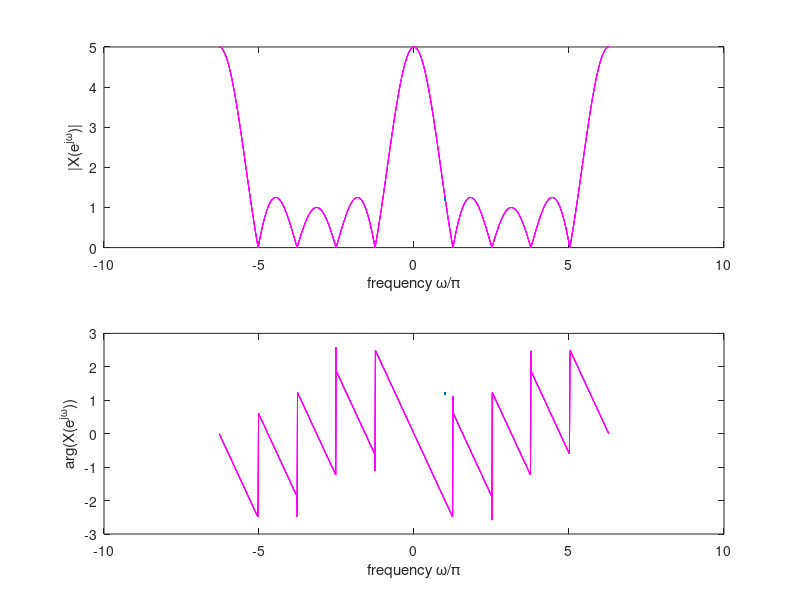

Reproduce this figure in MATLAB.
clear;

x= [1, 1, 1, 1, 1];
n = length(x) - 1;
N = 500;
k = -N : N;
y= 0;

wn = (2*pi/N);


for i = 0:n
    y = y + x.*cos(wn.*(k'*i)) - 1j * x.*sin(wn.*(k'*i));
end

% set the x 
w = (2*pi.*k')/N;       

ab = sqrt(real(y).^2 + imag(y).^2);         % find the abs
an = atan2(imag(y), real(y));


figure 
title('DTFT of x[n]');
subplot(2, 1, 1);
plot(w, ab , 'm', LineWidth= 1.2);
xlabel('frequency \omega/\pi');
ylabel('|X(e^j^\omega)|');

subplot(2, 1, 2);
plot(w, an, 'm', LineWidth= 1.2);
xlabel('frequency \omega/\pi');
ylabel('arg(X(e^j^\omega))');